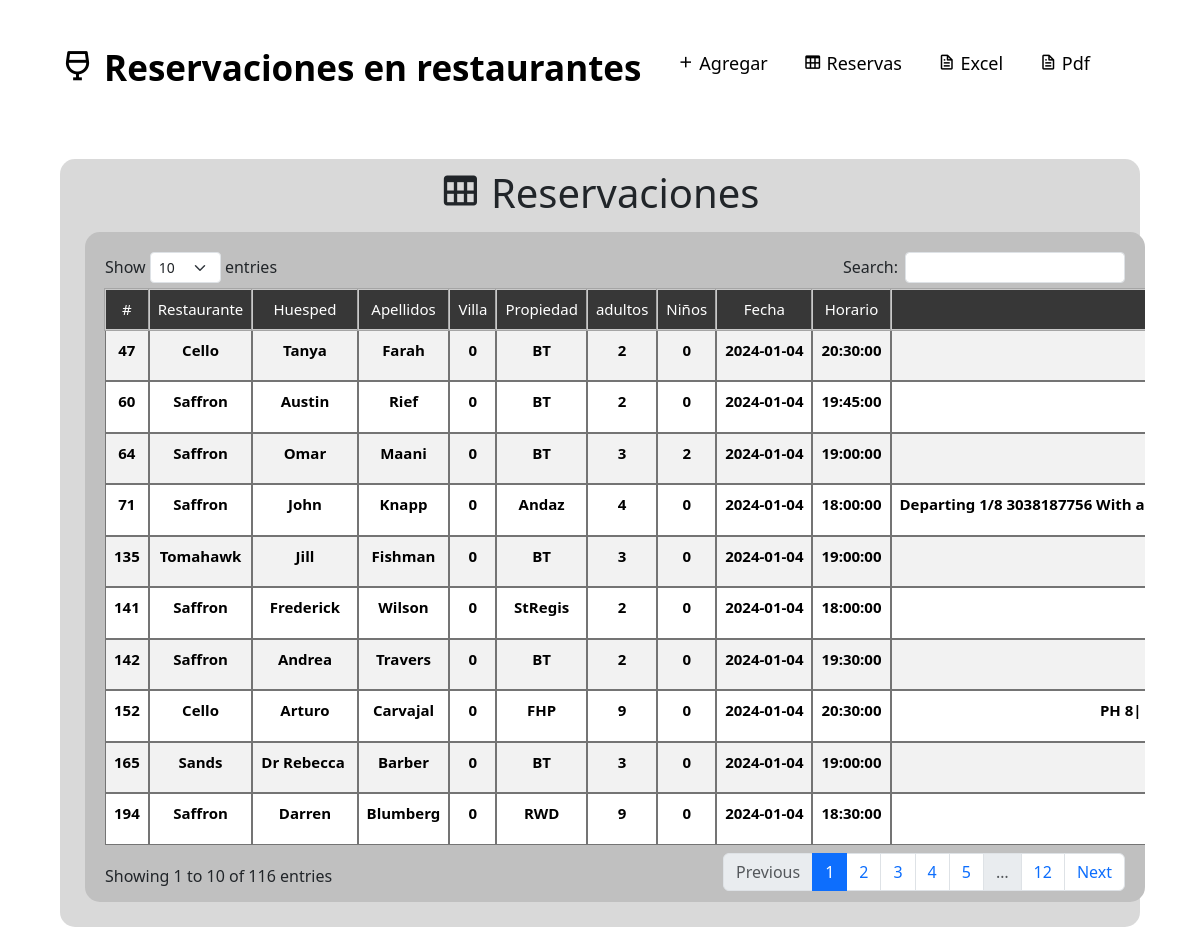
Page /Vistas/Views/Recepcionista/Restaurantes.php (signed in) on the committed database.
### tables this page shows
CREATE TABLE `reservas_restaurante` (
  `id_reserva_R` int(45) NOT NULL,
  `nombre_restaurante` int(45) NOT NULL,
  `huesped` varchar(45) NOT NULL,
  `apellidos` varchar(45) NOT NULL,
  `mesa` int(45) NOT NULL,
  `villa` int(45) NOT NULL,
  `propiedad` varchar(45) NOT NULL,
  `numero_personas` int(45) NOT NULL,
  `kids` int(45) NOT NULL,
  `fecha_reserva` date NOT NULL,
  `horario_reserva` time NOT NULL,
  `comentarios` varchar(1500) NOT NULL,
  `solicitante` varchar(45) NOT NULL,
  `fecha_creacion` timestamp NOT NULL DEFAULT current_timestamp() ON UPDATE current_timestamp(),
  `fecha_edicion` timestamp NOT NULL DEFAULT current_timestamp() ON UPDATE current_timestamp(),
  `usuario` varchar(45) NOT NULL,
  `usuario_edita` varchar(45) NOT NULL
);

CREATE TABLE `restaurantes` (
  `id_restaurante` int(45) NOT NULL,
  `nombre_restaurant` varchar(45) NOT NULL
);

### Vistas/Views/Recepcionista/Restaurantes.php (the view, shortened to what this page needs)
<!DOCTYPE html>
<html lang="en">
<head>
    <link rel="stylesheet" href="../../css/sidebarr.css">
    <link rel="stylesheet" href="../../css/formularios_tablas.css">
    <link rel="stylesheet" href="../../css/nombres_generales.css">
    <link rel="stylesheet" href="https://cdnjs.cloudflare.com/ajax/libs/twitter-bootstrap/5.3.0/css/bootstrap.min.css">
    <link rel="stylesheet" href="https://cdn.datatables.net/1.13.7/css/dataTables.bootstrap5.min.css">
    <link rel="stylesheet" href="https://cdn.datatables.net/responsive/2.5.0/css/responsive.bootstrap5.min.css">
    <link href="https://cdn.jsdelivr.net/npm/bootstrap@5.3.2/dist/css/bootstrap.min.css" rel="stylesheet">
    <link href='https://unpkg.com/boxicons@2.1.4/css/boxicons.min.css' rel='stylesheet'>
</head>
<body>
    <nav class="nav containeer">
            <div class="nav_logo">
                <a href="Bienvenida_recepcionista.php"><h3 class="nav_titulo"><i class="bx bx-wine"></i> Reservaciones en restaurantes</h3></a>
            </div>
            <ul class="nav_link nav_link--menu">
                <li class="nav_opciones">
                    <button type="submit" class="nav_links" data-bs-toggle="modal" data-bs-target="#restaurantes"><i class="bx bx-plus"></i> Agregar </button>
                </li>
				<li class="nav_opciones">
                    <button type="submit" class="nav_links" data-bs-toggle="modal" data-bs-target="#reservas"><i class="bx bx-table"></i> Reservas </button>
                </li>
                <li class="nav_opciones">
                    <button type="submit" class="nav_links" data-bs-toggle="modal" data-bs-target="#excel"><i class="bx bx-file"></i> Excel</button>
                </li>
				<li class="nav_opciones">
                    <button type="submit" class="nav_links" data-bs-toggle="modal" data-bs-target="#pdf"><i class="bx bx-file"></i> Pdf</button>
                </li>
            </ul>
        </nav>
    <section class="contenido_tabla">
            <h2><i class="bx bx-table"></i> Reservaciones</h2>
            <div class="tabla">
            <table id="tablas_generales" class="table table-striped nowrap" style="width:100%">
        <thead>
            <tr>
                <th class="text-center" style="background: #373737; color:#fff;">#</th>
                <th class="text-center" style="background: #373737; color:#fff;">Restaurante</th>
                <th class="text-center" style="background: #373737; color:#fff;">Huesped</th>
                <th class="text-center" style="background: #373737; color:#fff;">Apellidos</th>
                <th class="text-center" style="background: #373737; color:#fff;">Villa</th>
                <th class="text-center" style="background: #373737; color:#fff;">Propiedad</th>
                <th class="text-center" style="background: #373737; color:#fff;">adultos</th>
                <th class="text-center" style="background: #373737; color:#fff;">Niños</th>
                <th class="text-center" style="background: #373737; color:#fff;">Fecha</th>
                <th class="text-center" style="background: #373737; color:#fff;">Horario</th>
                <th class="text-center" style="background: #373737; color:#fff;">Comentarios</th>
            </tr>
        </thead>
        <tbody>
            <?php
            include('../../../Modelos/Base/base_datos.php');
            $consulta = $conexion->query("SELECT * FROM reservas_restaurante RE INNER JOIN restaurantes R ON RE.nombre_restaurante = r.id_restaurante WHERE fecha_reserva = CURDATE()");
            foreach($consulta as $reservas){
                ?>
                <tr>
                    <td><?php echo $reservas['id_reserva_R']; ?></td>
                    <td><?php echo $reservas['nombre_restaurant']; ?></td>
                    <td><?php echo $reservas['huesped']; ?></td>
                    <td><?php echo $reservas['apellidos']; ?></td>
                    <td><?php echo $reservas['villa']; ?></td>
                    <td><?php echo $reservas['propiedad']; ?></td>
                    <td><?php echo $reservas['numero_personas']; ?></td>
                    <td><?php echo $reservas['kids']; ?></td>
                    <td><?php echo $reservas['fecha_reserva']; ?></td>
                    <td><?php echo $reservas['horario_reserva']; ?></td>
                    <td><?php echo $reservas['comentarios']; ?></td>
                </tr>
            <?php
            }
            ?>
        </tbody>
    </table>
			</div>
    </section>
</body>
</html>

### Vistas/css/sidebarr.css (style rules this page uses)
.containeer { width: 90%; margin: 0 auto; padding: 2.5rem; overflow: hidden; }
.nav { height: 100%; display: flex; align-items: center; }
.nav_titulo { font-weight: bolder; color: #000; font-size: 35px; }
.nav_logo a { text-decoration: none; transition: .5s; }
.nav_link { margin-left: auto; padding: 0; display: grid; grid-auto-flow: column; grid-auto-columns: max-content; gap: 1em; }
.nav_opciones { list-style: none; }
.nav_links { background: none; padding: 10px; border: none; border-radius: 10px; color:#000; text-decoration: none; transition: .8s; font-size: 18px; }

### Vistas/css/formularios_tablas.css (style rules this page uses)
.contenido_tabla { width: 90%; min-height: 750px; background: rgba(192, 192, 192, 0.6); padding: 10px; margin: 1rem auto; border-radius: 15px; }
.contenido_tabla h2 { text-align: center; font-size: 2.5rem; }
.tabla { background: rgb(192,192,192); border-radius: 15px; height: 670px; overflow-y: scroll; margin-top: 22px; margin: 15px; padding: 20px; }
.tabla { width: 100%; border-collapse: separate; border-spacing: 0px; }
.tabla th { position: sticky; top: 0px; background: rgba(24, 24, 24, 0.6); color: #fff; text-align: center; font-weight: normal; font-size: 15px; outline: 0.7px solid rgb(165, 165, 165); border: 1.5px solid rgb(201, 201, 201); }
.tabla th, .tabla td { padding: 15px; padding-top: 12px; padding-bottom: 12px; }
.tabla td { background-color: #fff; color: rgb(0,0,0); text-align: center; font-size: 15px; border: 1px solid rgba(24, 24, 24, 0.6); padding-left: 20px; font-weight: 600; }
@media (max-width: 1500px) { table th, table td { padding: 15px; padding-top: 5px; padding-bottom: 5px; } }

### rows in the picture
reservas_restaurante: id_reserva_R "47", nombre_restaurante.nombre_restaurant "Cello", huesped "Tanya", apellidos "Farah", villa "0", propiedad "BT", numero_personas "2", kids "0", fecha_reserva "2024-01-04", horario_reserva "20:30:00"
reservas_restaurante: id_reserva_R "60", nombre_restaurante.nombre_restaurant "Saffron", huesped "Austin", apellidos "Rief", villa "0", propiedad "BT", numero_personas "2", kids "0", fecha_reserva "2024-01-04", horario_reserva "19:45:00"
reservas_restaurante: id_reserva_R "64", nombre_restaurante.nombre_restaurant "Saffron", huesped "Omar", apellidos "Maani", villa "0", propiedad "BT", numero_personas "3", kids "2", fecha_reserva "2024-01-04", horario_reserva "19:00:00"
reservas_restaurante: id_reserva_R "71", nombre_restaurante.nombre_restaurant "Saffron", huesped "John", apellidos "Knapp", villa "0", propiedad "Andaz", numero_personas "4", kids "0", fecha_reserva "2024-01-04", horario_reserva "18:00:00", comentarios "Departing 1/8 3038187756 With…"
reservas_restaurante: id_reserva_R "135", nombre_restaurante.nombre_restaurant "Tomahawk", huesped "Jill", apellidos "Fishman", villa "0", propiedad "BT", numero_personas "3", kids "0", fecha_reserva "2024-01-04", horario_reserva "19:00:00"
reservas_restaurante: id_reserva_R "141", nombre_restaurante.nombre_restaurant "Saffron", huesped "Frederick", apellidos "Wilson", villa "0", propiedad "StRegis", numero_personas "2", kids "0", fecha_reserva "2024-01-04", horario_reserva "18:00:00"
reservas_restaurante: id_reserva_R "142", nombre_restaurante.nombre_restaurant "Saffron", huesped "Andrea", apellidos "Travers", villa "0", propiedad "BT", numero_personas "2", kids "0", fecha_reserva "2024-01-04", horario_reserva "19:30:00"
reservas_restaurante: id_reserva_R "152", nombre_restaurante.nombre_restaurant "Cello", huesped "Arturo", apellidos "Carvajal", villa "0", propiedad "FHP", numero_personas "9", kids "0", fecha_reserva "2024-01-04", horario_reserva "20:30:00", comentarios "PH 8|…"
reservas_restaurante: id_reserva_R "165", nombre_restaurante.nombre_restaurant "Sands", huesped "Dr Rebecca", apellidos "Barber", villa "0", propiedad "BT", numero_personas "3", kids "0", fecha_reserva "2024-01-04", horario_reserva "19:00:00"
reservas_restaurante: id_reserva_R "194", nombre_restaurante.nombre_restaurant "Saffron", huesped "Darren", apellidos "Blumberg", villa "0", propiedad "RWD", numero_personas "9", kids "0", fecha_reserva "2024-01-04", horario_reserva "18:30:00"
